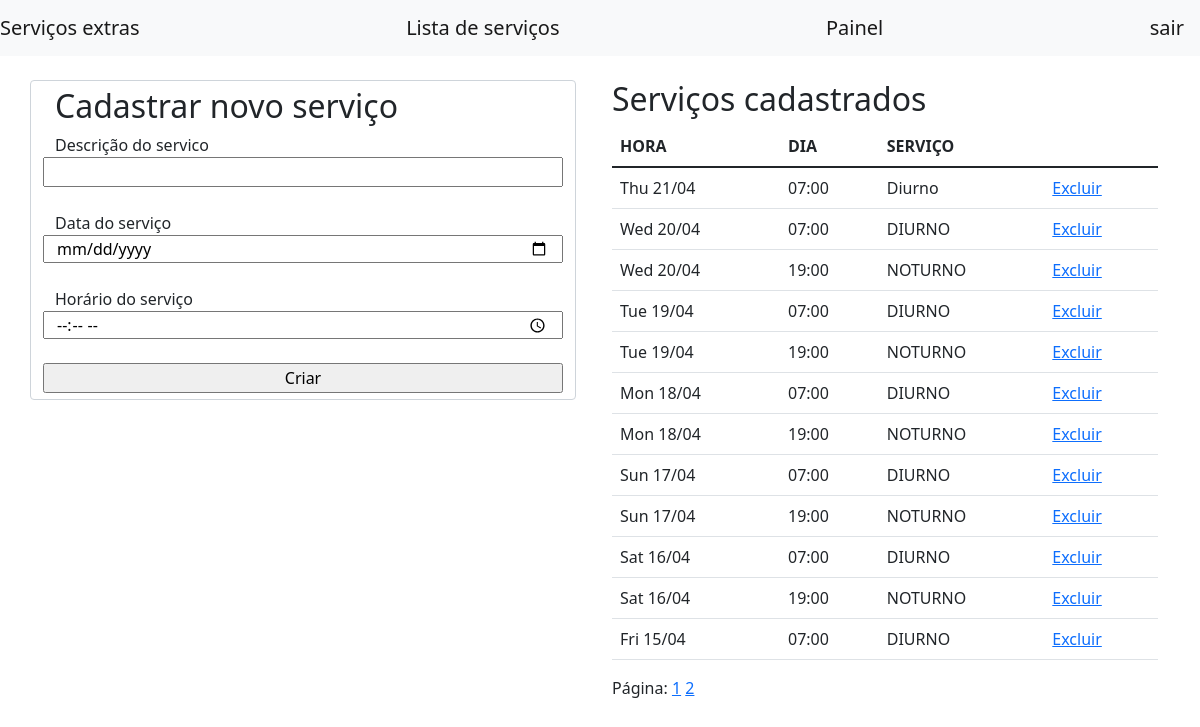
Screenshot of /app/servico/cadastrarservico.php with the database file from the repository.
### tables this page shows
CREATE TABLE `servicos` (
  `idservicos` int(11) NOT NULL AUTO_INCREMENT,
  `descricaoservicos` varchar(45) DEFAULT NULL,
  `dataservicos` date DEFAULT NULL,
  `horaservicos` varchar(11) DEFAULT NULL,
  `criadoem` timestamp NOT NULL DEFAULT current_timestamp() ON UPDATE current_timestamp(),
  PRIMARY KEY (`idservicos`)
);

### app/servico/controller.php (the view, shortened to what this page needs)
<?php
$conn = Conexao::conectar();
                 $pagina = (isset($_GET['pagina']))? $_GET['pagina'] : 1;
                $contaserv = $conn->query('SELECT * FROM servicos')->fetchAll();
                 $total = (count($contaserv)) ;
                 $registros = 12 ;
                 $numPaginas = ceil($total/$registros) ;
                 $inicio = ($registros * $pagina)- $registros;
                 $servicos = $conn->query("SELECT * FROM servicos WHERE dataservicos >= curdate() ORDER BY dataservicos DESC, horaservicos ASC limit $inicio , $registros")
                 ->fetchAll(PDO::FETCH_OBJ) ;
                 $servico = '';
                 foreach($servicos as $serv){
                 $servico .= " <tr>
                 <td>".date("D d/m", strtotime($serv->dataservicos))."</td>
                 <td>$serv->horaservicos</td>
                 <td>$serv->descricaoservicos</td>
                 <td><a href='?excluir=$serv->idservicos'>Excluir</a></td>
                 </tr>"  ;
                }

### app/servico/cadastrarservico.php (shortened to what this page needs)
<?php
include "controller.php";
?>
<!DOCTYPE html>
<body>
<div class="container">
  <div class="row">
    <div class="col-sm"> <br>
    <form method='POST' action='cadastrarservico.php'>
    <div class='form-group row col-sm-10 form-control'>
            <h2>Cadastrar novo serviço</h2>
            <label for='descricao'>Descrição do servico</label>
        <input type='text' name='descricao'><br><br>
        <label for='dataservico'>Data do serviço</label>
        <input type='date' name='dataservico'><br><br>
        <label for='horaservico'>Horário do serviço</label>
        <input type='time' name='horaservico'><br><br>
        <input type='submit' value='Criar'>
    </form>
    </div>
    </div>
    <div class="col-sm">
    <table class="table"><br>
  <thead>
      <h2>Serviços cadastrados</h2>
    <tr>
      <th scope="col">HORA</th>
      <th scope="col">DIA</th>
      <th scope="col">SERVIÇO</th>
    </tr>
  </thead>
  <tbody>
   <?= $servico ?>
  </tbody>
    </table>
    Página:
    <?php  for($i = 1; $i < $numPaginas + 1; $i++) {
                    echo "<a href='?pagina=$i'>".$i."</a> ";
                }?>
    </div>
  </div>
</body>
</html>

### rows the page displays
servicos: dataservicos "Thu 21/04", horaservicos "07:00", descricaoservicos "Diurno"
servicos: dataservicos "Wed 20/04", horaservicos "07:00", descricaoservicos "DIURNO"
servicos: dataservicos "Wed 20/04", horaservicos "19:00", descricaoservicos "NOTURNO"
servicos: dataservicos "Tue 19/04", horaservicos "07:00", descricaoservicos "DIURNO"
servicos: dataservicos "Tue 19/04", horaservicos "19:00", descricaoservicos "NOTURNO"
servicos: dataservicos "Mon 18/04", horaservicos "07:00", descricaoservicos "DIURNO"
servicos: dataservicos "Mon 18/04", horaservicos "19:00", descricaoservicos "NOTURNO"
servicos: dataservicos "Sun 17/04", horaservicos "07:00", descricaoservicos "DIURNO"
servicos: dataservicos "Sun 17/04", horaservicos "19:00", descricaoservicos "NOTURNO"
servicos: dataservicos "Sat 16/04", horaservicos "07:00", descricaoservicos "DIURNO"
servicos: dataservicos "Sat 16/04", horaservicos "19:00", descricaoservicos "NOTURNO"
servicos: dataservicos "Fri 15/04", horaservicos "07:00", descricaoservicos "DIURNO"
